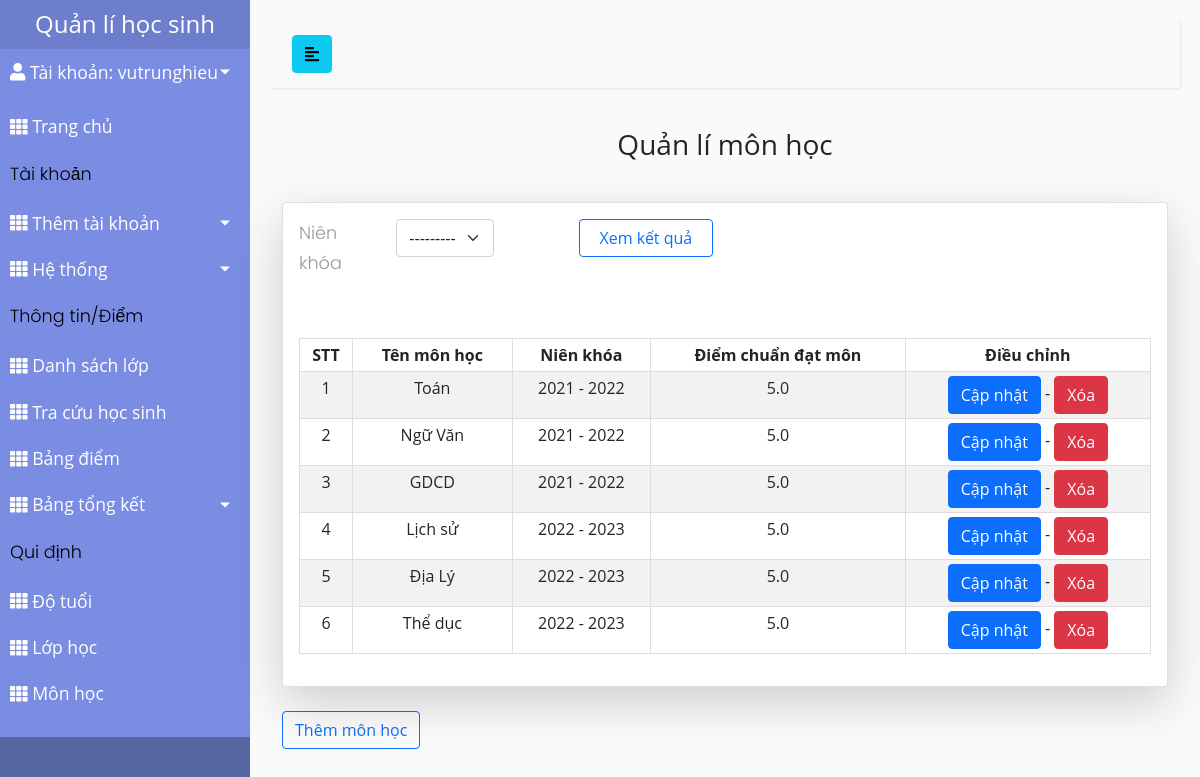
The app's page /quanlimon/ (signed in) with its own data.
### studentMan/models.py (models this page shows, shortened)
class CustomUser(AbstractUser):
    USER_TYPE = (('1', "Admin"), ('2', "Teacher"), ('3', "Student"))
    SEX_CATELOGY = [("1", "Nam"), ("0", "Nữ")]
    now = datetime.now().strftime('%Y-%m-%d')
    username = models.CharField(max_length=200, unique=True)
    role = models.CharField(default='1', choices=USER_TYPE, max_length=1)
    is_active = models.BooleanField(default=True)
    is_staff = models.BooleanField(default=False)
    is_superuser = models.BooleanField(default=False)
    name = models.CharField(default='', max_length=200)
    dateOfBirth = models.DateTimeField(default=datetime.strptime(now,'%Y-%m-%d'))
    sex = models.CharField(default='1', choices=SEX_CATELOGY,max_length=1)
    phone = models.CharField(default='', max_length=20)
    email = models.EmailField(default='')
    address = models.TextField(default='')
    USERNAME_FIELD = "username"
    REQUIRED_FIELDS = []
    objects = CustomUserManager()
    def __str__(self):
        return self.username

class Subject(models.Model):
    SubjectID = models.CharField(max_length=200, null=False, unique=True)
    name = models.CharField(max_length=200, null=False, unique=True)
    approved_mark = models.FloatField(null=False)
    year = models.ForeignKey(Age, null=False, on_delete=models.CASCADE)

class Age(models.Model):
    year = models.CharField(max_length=200, unique=True)
    max_age = models.IntegerField(null=False)
    min_age = models.IntegerField(null=False)
    def __str__(self):
        return self.year

### studentMan/decorators.py (the view)
        def wrapper_func(request, *args, **kwargs):
            role = CustomUser.objects.get(username=request.user.username).role
            if role:
                role = CustomUser.USER_TYPE[int(role) - 1][1]
            if role in allowed_roles:
                return view_func(request, *args, **kwargs)
            else:
                return HttpResponse('You are not authorized to view this page')

### studentMan/context_processors.py (called while the page is built)
def get_role(request):
    user = CustomUser.objects.filter(username=request.user.username)
    role = ""
    if len(user) != 0:
        role = CustomUser.USER_TYPE[int(user[0].role) - 1][1]
    return {'role': role}

### studentMan/views.py (called while the page is built)
@allowed_users(allowed_roles=['Admin'])
def quanLiMon(request):
    subjects = Subject.objects.all()
    subjectWithYearFilter = SubjectWithYearFilter(request.GET, queryset=subjects)
    subjects = subjectWithYearFilter.qs
    context = {
        'subjects': subjects,
        'subjectWithYearFilter': subjectWithYearFilter,
    }
    return render(request, 'admin_template/quanLiMon.html', context)

### studentMan/templates/admin_template/quanLiMon.html (shortened to what this page needs)
{% extends 'studentMan/base.html' %}
{% load static %}
{% block content %}
    <h3 class="label">Quản lí môn học</h3>
    <div class="card card-body shadow-lg">
        <form method="get" class="main_form-header row">
            <div class="main_form_class col-lg-4">
                <div class="row">
                    <div class="main_form_title col-lg-4">
                        <p>Niên khóa</p>
                    </div>
                    <div class="main_form_select col-lg-5">
                        {{subjectWithYearFilter.form.year}}
                    </div>
                </div>
            </div>
            <div class="main_form_term col-lg-2">
                <div class="row">
                    <button type="submit" class="btn btn-outline-primary col-lg-11">Xem kết quả</button>
                </div>
            </div>
        </form>
        <table class="table table-sm">
            <tr>
                <th>STT</th>
                <th>Tên môn học</th>
                <th>Niên khóa</th>
                <th>Điểm chuẩn đạt môn</th>
                <th>Điều chỉnh</th>
            </tr>
            {% for subject in subjects %}
                <tr>
                    <td>{{ forloop.counter }}</td>
                    <td>{{subject.name}}</td>
                    <td>{{subject.year}}</td>
                    <td>{{subject.approved_mark}}</td>
                    <td>
                        <a href="{% url 'capNhatMon' subject.id %}" class="btn btn-primary">Cập nhật</a> -
                        <a href="{% url 'xoaMon' subject.id %}" onclick="return confirm('Xác nhận xóa môn học này ?')" class="btn btn-danger">Xóa</a>
                    </td>
                </tr>
            {% endfor %}
        </table>
    </div>
    <br>
    <a href="{% url 'themMon' %}" type="button" class="btn btn-outline-primary">Thêm môn học</a>
{% endblock content %}

### studentMan/templates/studentMan/sidebar_template.html (shortened to what this page needs)
{% load static %}
<aside>
    <div class="sidebar-header" style="padding: 10px 20px">
        <a href="{% url 'admin_home' %}" class="brand-link">
            <h4 class="HEADER" style="margin: 0">Quản lí học sinh</h4>
        </a>
    </div>
    <link rel="stylesheet" href="{% static './css/roles.css' %}">
    <nav>
        <ul class="list-unstyled components">
            <li class="info">
                <a href="#profileMunu" data-toggle="collapse" aria-expanded="false" class="dropdown-toggle mb-2">
                    <i class="nav-icon fas fa-user"></i>
                    Tài khoản: {{user}}
                </a>
            </li>
            {% if role == 'Admin' %}
                <li>
                    {% url 'admin_home' as admin_home %}
                    <a href="{{ admin_home }}" class="{% if admin_home == request.path %} active {% endif %}">
                        <i class="nav-icon fas fa-th"></i>
                        <span>
                            Trang chủ
                        </span>
                    </a>
                </li>
                <div class="sidebar-content"><p>Tài khoản</p></div>
                <li>
                    <a href="#accountSubmenu" data-toggle="collapse" aria-expanded="false" class="dropdown-toggle">
                        <i class="nav-icon fas fa-th"></i>
                        <span>
                            Thêm tài khoản
                        </span>
                    </a>
                </li>
                <li>
                    <a href="#listAccountSubmenu" data-toggle="collapse" aria-expanded="false" class="dropdown-toggle">
                        <i class="nav-icon fas fa-th"></i>
                            <span>Hệ thống</span>
                    </a>
                </li>
            {% endif %}
            <div class="sidebar-content"><p>Thông tin/Điểm</p></div>
            {% if role == 'Admin' or role == 'Teacher' %}
                <li>
                    {% url 'dsLop' as dsLop %}
                    <a href="{{ dsLop }}" class="{% if dsLop == request.path %} active {% endif %}">
                        <i class="nav-icon fas fa-th"></i>
                        <span>Danh sách lớp</span>
                    </a>
                </li>
            {%endif%}
            {% if role == 'Admin' or role == 'Teacher' %}
                <li>
                    {% url 'chonNienKhoaTraCuu' as chonNienKhoaTraCuu %}
                    <a href="{{ chonNienKhoaTraCuu }}"
                        class="{% if chonNienKhoaTraCuu == request.path %} active {% endif %}">
                        <i class="nav-icon fas fa-th"></i>
                        <span>
                    Tra cứu học sinh
                </span>
                    </a>
                </li>
            {% endif %}
            {% if role == 'Admin' %}
                <li>
                    {% url 'bangDiem' as bangDiem %}
                    <a href="{{ bangDiem }}"
                        class="{% if bangDiem == request.path %} active {% endif %}">
                        <i class="nav-icon fas fa-th"></i>
                        <span>
                        Bảng điểm
                    </span>
                    </a>
                </li>
            {%endif%}
            {% if role == 'Admin' %}
            <li>
                <a href="#summarySubmenu" data-toggle="collapse" aria-expanded="false" class="dropdown-toggle">
                    <i class="nav-icon fas fa-th"></i>
                    <span>
                    Bảng tổng kết
                </span>
                </a>
            </li>
            {%endif%}
            {% if role == 'Admin' %}
                <div class="sidebar-content"><p>Qui định</p></div>
                <li class="nav-item">
                    {% url 'quanLiTuoi' as quan_li_do_tuoi %}
                    <a href="{{ quan_li_do_tuoi }}"
                        class="{% if quan_li_do_tuoi == request.path %} active {% endif %}">
                        <i class="nav-icon fas fa-th"></i>
                        <span>Độ tuổi</span>
                    </a>
                </li>
                <li class="nav-item">
                    {% url 'quanLiLop' as quan_li_lop_hoc %}
                    <a href="{{ quan_li_lop_hoc }}"
                        class="{% if quan_li_lop_hoc == request.path %} active {% endif %}">
                        <i class="nav-icon fas fa-th"></i>
                        <span>Lớp học</span>
                    </a>
                </li>
                <li class="nav-item">
                    {% url 'quanLiMon' as quan_li_mon_hoc %}
                    <a href="{{ quan_li_mon_hoc }}"
                        class="{% if quan_li_mon_hoc == request.path %} active {% endif %}">
                        <i class="nav-icon fas fa-th"></i>
                        <span>Môn học</span>
                    </a>
                </li>
            {% endif %}
        </ul>
    </nav>
</aside>

### static/css/styles.css (style rules this page uses)
body { font-family: "Open Sans", sans-serif; background: #fafafa; position: relative }
p { font-family: 'Poppins', sans-serif; font-size: 1.1em; font-weight: 300; line-height: 1.7em; color: #999; }
a, a:hover, a:focus { color: inherit; text-decoration: none; transition: all 0.3s; }
#sidebar .sidebar-header { padding: 20px; background: #6d7fcc; }
#sidebar .sidebar-content { color: #000; }
#sidebar ul.components { padding: 20px 0; border-bottom: 1px solid #47748b; }
#sidebar ul p { color: #000; padding: 10px; margin-bottom: 0; }
#sidebar ul li a { padding: 10px; font-size: 1.1em; display: block; }
a[data-toggle="collapse"] { position: relative; }
.dropdown-toggle::after { display: block; position: absolute; top: 50%; right: 20px; transform: translateY(-50%); }
#content .label { text-align: center; margin-bottom: 40px; }

### static/css/styles_table.css (style rules this page uses)
table, td, th { border: 1px solid #ddd; text-align: center; }
table { border-collapse: collapse; width: 100%; }
th, td { padding: 15px; }
tr:nth-child(even) { background-color: #f2f2f2; }
.main_form-header { margin-bottom: 60px; }
.main_form_title { display: flex; flex-direction: column; justify-content: center; }
.main_form_title p { margin: 0; }

### static/css/roles.css (style rules this page uses)
.HEADER { text-align: center; }
.list-unstyled.components { padding-top: 0 !important; background-color: #7A8DE3FF; }

### records on screen
CustomUser: username "vutrunghieu"
Subject: name "Toán", year "2021 - 2022", approved_mark "5.0"
Subject: name "Ngữ Văn", year "2021 - 2022", approved_mark "5.0"
Subject: name "GDCD", year "2021 - 2022", approved_mark "5.0"
Subject: name "Lịch sử", year "2022 - 2023", approved_mark "5.0"
Subject: name "Địa Lý", year "2022 - 2023", approved_mark "5.0"
Subject: name "Thể dục", year "2022 - 2023", approved_mark "5.0"
